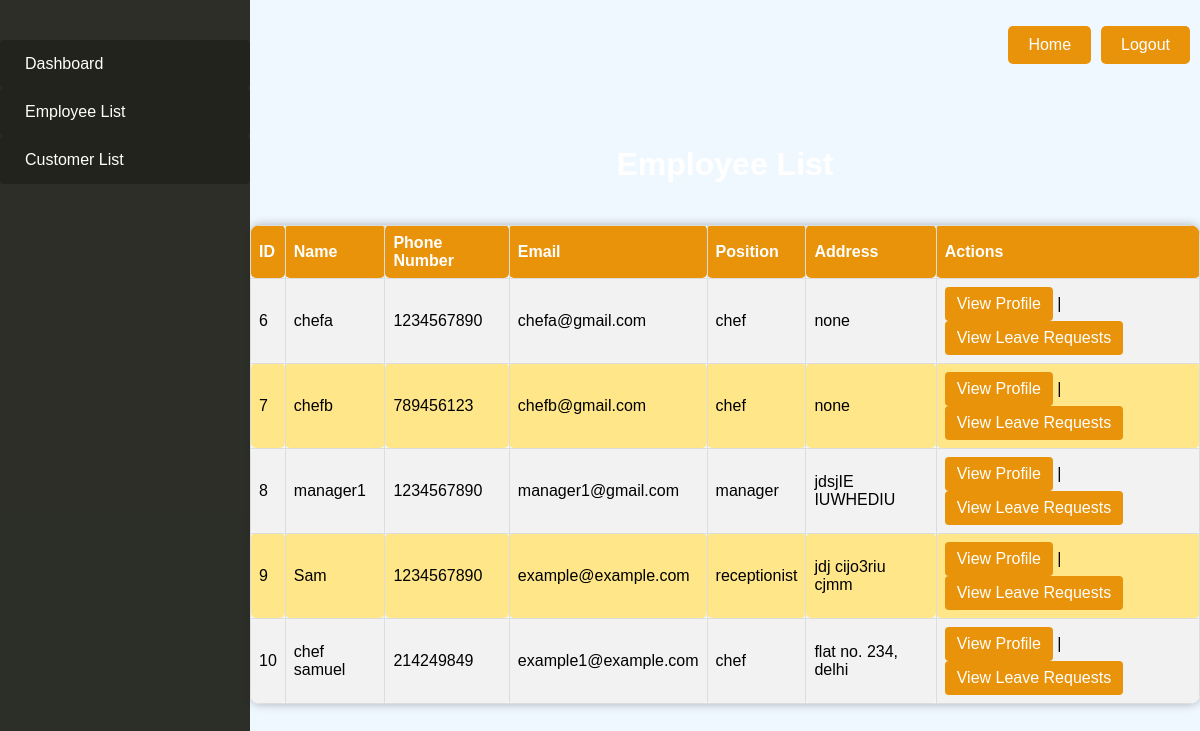
The page /menu/employee-list/ on the database its author committed.
### users/models.py (models this page shows, shortened)
class Employee(models.Model):
    emp_id = models.AutoField(primary_key=True)
    name = models.CharField(max_length=255, default='A')
    phone_number = models.CharField(max_length=15, default='1234567890')
    email = models.EmailField(unique=True, default='example@example.com')
    position = models.CharField(max_length=50, default='Staff')
    address = models.TextField(default='none')

### manager/views.py (the view)
# urls.py: path('employee-list/', employee_list, name='employee_list'),
def employee_list(request):
    employees = Employee.objects.all()
    return render(request, 'manager/employee_list.html', {'employees': employees})

### manager/templates/manager/employee_list.html (shortened to what this page needs)
<!DOCTYPE html>
<html lang="en">
<head>
</head>
<body>
    <header class="fixed-header">
        <nav>
            <ul class="nav-list">
                <li><a href="{% url 'home' %}">Home</a></li>
                <li><a href="{% url 'logout' %}">Logout</a></li>
            </ul>
        </nav>
    </header>
    <nav class="sidebar sidebar-offcanvas" id="sidebar">
        <ul class="nav">
            <li class="nav-item">
              <a class="nav-link" href= "{% url 'manager_dashboard' %}">
                <span class="menu-title">Dashboard</span>
              </a>
            </li>
            <li class="nav-item">
              <a class="nav-link" href="{% url 'employee_list' %}">
                <span class="menu-title">Employee List</span>
              </a>
            </li>
             <li class="nav-item">
              <a class="nav-link" href="{% url 'customer_list' %}">
                <span class="menu-title">Customer List</span>
              </a>
            </li>
          </ul>
    </nav>
    <div class="container " style="margin-left: 250px;">
        <div class="vstack g-5">
            <h1 style="font-family: Impact, Haettenschweiler, 'Arial Narrow Bold', sans-serif; margin-top: -0%;">Employee List</h1>
            <table>
                <thead>
                    <tr>
                        <th>ID</th>
                        <th>Name</th>
                        <th>Phone Number</th>
                        <th>Email</th>
                        <th>Position</th>
                        <th>Address</th>
                        <th>Actions</th>
                    </tr>
                </thead>
                <tbody>
                    {% for employee in employees %}
                    <tr>
                        <td>{{ employee.emp_id }}</td>
                        <td>{{ employee.name }}</td>
                        <td>{{ employee.phone_number }}</td>
                        <td>{{ employee.email }}</td>
                        <td>{{ employee.position }}</td>
                        <td>{{ employee.address }}</td>
                        <td>
                            <a href="{% url 'manager_employee_profile' emp_id=employee.emp_id %}">View Profile</a>
                            | <a href="{% url 'view_leave_requests' emp_id=employee.emp_id %}">View Leave Requests</a>
                        </td>
                    </tr>
                    {% endfor %}
                </tbody>
            </table>
        </div>
    </div>
</body>
</html>

### manager/templates/manager/employee_list.html (style rules this page uses)
body { font-family: Arial, sans-serif; display: flex; align-items: center; justify-content: center; height: 100vh; margin: 0; background-color: #f0f8ff; background-image: url('/static/users/empbg.jpg'); background-size: cover; background-repeat: no-repeat; background-attachment: fixed; background-position: center center; position: relative; }
h1 { color: white; }
table { width: 100%; border-collapse: collapse; margin-top: 20px; border-radius: 10px; overflow: hidden; box-shadow: 0 0 10px rgba(0, 0, 0, 0.3); }
th, td { border: 1px solid #ddd; padding: 8px; text-align: left; border-radius: 5px; }
td { font-family:Verdana, Geneva, Tahoma, sans-serif }
tr:nth-child(even) { background-color: #ffe789; }
tr:nth-child(odd) { background-color: #f2f2f2; }
#sidebar { position: fixed; top: 0; left: 0; width: 250px; height: 100%; background: #21221cf1; color: #f8eded; overflow-y: auto; transition: all 0.3s; z-index: 200; }
#sidebar ul.nav { list-style: none; padding: 0; margin-top: 40px; }
#sidebar ul.nav li { margin: 0; padding: 0; }
#sidebar ul.nav li a { display: block; padding: 15px; text-decoration: none; color: #fff; background-color: #21221cf1; transition: background-color 0.3s; }
#sidebar ul.nav li span.menu-title { display: inline-block; }
a { display: inline-block; padding: 8px 12px; background-color: #e9930a; color: white; text-decoration: none; border-radius: 4px; }
th { background-color: #e9930a; color: white; font-family:Verdana, Geneva, Tahoma, sans-serif; }
.vstack { display: flex; flex-direction: column; align-items: center; justify-content: center; margin-top: 50px; }
.fixed-header { position: fixed; top: 0; left: 0; width: 100%; z-index: 100; color: #fff; padding: 10px 0; }
.nav-list { list-style: none; display: flex; justify-content: flex-end; padding: 0; }
.nav-list li { margin-right: 10px; }
.nav-list li a { display: inline-block; padding: 10px 20px; background-color: #e9930a; color: #fff; text-decoration: none; border-radius: 5px; transition: background-color 0.3s; }

### rows shown on the page
Employee: emp_id "6", name "chefa", phone_number "1234567890", email "chefa@gmail.com", position "chef", address "none"
Employee: emp_id "7", name "chefb", phone_number "789456123", email "chefb@gmail.com", position "chef", address "none"
Employee: emp_id "8", name "manager1", phone_number "1234567890", email "manager1@gmail.com", position "manager", address "jdsjIE IUWHEDIU"
Employee: emp_id "9", name "Sam", phone_number "1234567890", email "example@example.com", position "receptionist", address "jdj cijo3riu cjmm"
Employee: emp_id "10", name "chef samuel", phone_number "214249849", email "example1@example.com", position "chef", address "flat no. 234, delhi"
